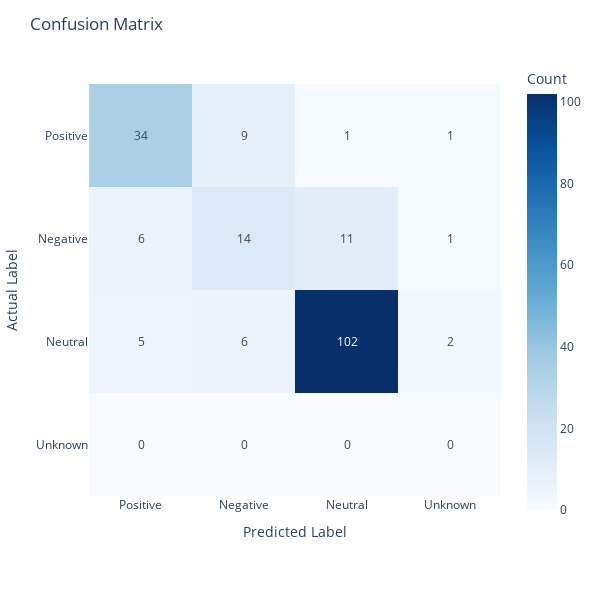

The code cell stored with this chart in its notebook:
### Code cell
labels = ['Positive', 'Negative', 'Neutral', 'Unknown']

# Create the heatmap with Plotly
fig = px.imshow(cm_gpt4_advanced, 
                labels=dict(x="Predicted Label", y="Actual Label", color="Count"), 
                x=labels, 
                y=labels,
                text_auto=True,  # Automatically place annotations
                color_continuous_scale='Blues')

# Update layout
fig.update_layout(title='Confusion Matrix', width=600, height=600)
fig.show()

### Figure 1 — Plotly figure (JSON) as saved in the notebook; plotly's stock layout.template omitted (floating-point values rounded to 4 significant figures)
{"data": [{"coloraxis": "coloraxis", "hovertemplate": "Predicted Label: %{x}<br>Actual Label: %{y}<br>Count: %{z}<extra></extra>", "name": "0", "texttemplate": "%{z}", "type": "heatmap", "x": ["Positive", "Negative", "Neutral", "Unknown"], "xaxis": "x", "y": ["Positive", "Negative", "Neutral", "Unknown"], "yaxis": "y", "z": [[34, 9, 1, 1], [6, 14, 11, 1], [5, 6, 102, 2], [0, 0, 0, 0]]}], "layout": {"coloraxis": {"colorbar": {"title": {"text": "Count"}}, "colorscale": [[0, "rgb(247,251,255)"], [0.125, "rgb(222,235,247)"], [0.25, "rgb(198,219,239)"], [0.375, "rgb(158,202,225)"], [0.5, "rgb(107,174,214)"], [0.625, "rgb(66,146,198)"], [0.75, "rgb(33,113,181)"], [0.875, "rgb(8,81,156)"], [1, "rgb(8,48,107)"]]}, "height": 600, "margin": {"t": 60}, "title": {"text": "Confusion Matrix"}, "width": 600, "xaxis": {"anchor": "y", "autorange": true, "constrain": "domain", "domain": [0, 1], "range": [-0.5, 3.5], "scaleanchor": "y", "title": {"text": "Predicted Label"}, "type": "category"}, "yaxis": {"anchor": "x", "autorange": true, "constrain": "domain", "domain": [0.05217, 0.9478], "range": [3.5, -0.5], "title": {"text": "Actual Label"}, "type": "category"}}}
